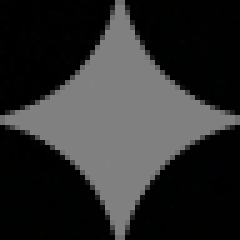
#> input picture internal/skills/defaults/ppt-master/scripts/assets/bg_48.png, 48 x 48 px (shown 5 times larger)
$ python gemini_watermark_remover.py ../../ppt-master/scripts/assets/bg_48.png
#> lines starting #> are read from the running program, lines starting #| are printed output that depends on the picture
### internal/skills/defaults/image-gen/scripts/console_encoding.py
#!/usr/bin/env python3
"""Console encoding helpers for PPT Master CLI scripts."""

from __future__ import annotations

import io
import sys
from typing import TextIO


def _reconfigure_stream(stream: TextIO) -> TextIO:
    try:
        stream.reconfigure(encoding="utf-8", errors="replace")
        return stream
    except AttributeError:
        buffer = getattr(stream, "buffer", None)
        if buffer is None:
            return stream
        return io.TextIOWrapper(buffer, encoding="utf-8", errors="replace")
    except (OSError, ValueError):
        return stream


def configure_utf8_stdio() -> None:
    """Use UTF-8 for CLI stdout/stderr, including Windows non-UTF-8 locales."""
    sys.stdout = _reconfigure_stream(sys.stdout)
    sys.stderr = _reconfigure_stream(sys.stderr)

### internal/skills/defaults/image-gen/scripts/gemini_watermark_remover.py
#!/usr/bin/env python3
# /// script
# requires-python = ">=3.11"
# dependencies = ["Pillow>=9.0.0", "numpy>=1.20.0"]
# ///
"""
PPT Master - Gemini Watermark Remover

Removes the watermark logo from the bottom-right corner of Gemini-generated images.
Uses a reverse blending algorithm to restore original pixels.

Usage:
    uv run scripts/gemini_watermark_remover.py <image_path>
    uv run scripts/gemini_watermark_remover.py <image_path> -o output_path.png

Examples:
    uv run scripts/gemini_watermark_remover.py projects/demo/images/bg_01.png
    uv run scripts/gemini_watermark_remover.py image.jpg -o image_clean.jpg

Dependencies:
    pip install Pillow numpy

Notes:
    - Supports PNG, JPG, JPEG formats
    - Automatically detects watermark size (48px or 96px)
    - Output file defaults to adding an _unwatermarked suffix
"""

import sys
import argparse
from pathlib import Path

# Import modules from the same directory
sys.path.insert(0, str(Path(__file__).parent))

from console_encoding import configure_utf8_stdio

configure_utf8_stdio()

import numpy as np
from PIL import Image

# Algorithm parameters
ALPHA_THRESHOLD = 0.002  # Alpha threshold; values below this are not processed
MAX_ALPHA = 0.99  # Maximum alpha value to prevent division by zero
LOGO_VALUE = 255  # Logo pixel value (white)
LARGE_IMAGE_THRESHOLD = 1024
LARGE_LOGO_SIZE = 96
SMALL_LOGO_SIZE = 48
LARGE_MARGIN = 64
SMALL_MARGIN = 32

# Watermark background image paths
SCRIPT_DIR = Path(__file__).parent
BG_48_PATH = SCRIPT_DIR / "assets" / "bg_48.png"
BG_96_PATH = SCRIPT_DIR / "assets" / "bg_96.png"


def detect_watermark_config(width: int, height: int) -> dict[str, int]:
    """
    Detect watermark configuration based on image dimensions

    Args:
        width: Image width
        height: Image height

    Returns:
        Configuration dict containing logo_size, margin_right, margin_bottom
    """
    if width > LARGE_IMAGE_THRESHOLD and height > LARGE_IMAGE_THRESHOLD:
        return {
            "logo_size": LARGE_LOGO_SIZE,
            "margin_right": LARGE_MARGIN,
            "margin_bottom": LARGE_MARGIN,
        }
    return {
        "logo_size": SMALL_LOGO_SIZE,
        "margin_right": SMALL_MARGIN,
        "margin_bottom": SMALL_MARGIN,
    }


def calculate_watermark_position(width: int, height: int, config: dict[str, int]) -> dict[str, int]:
    """
    Calculate watermark position

    Args:
        width: Image width
        height: Image height
        config: Watermark configuration

    Returns:
        Position dict containing x, y, width, height
    """
    logo_size = config["logo_size"]
    return {
        "x": width - config["margin_right"] - logo_size,
        "y": height - config["margin_bottom"] - logo_size,
        "width": logo_size,
        "height": logo_size,
    }


def calculate_alpha_map(bg_image: Image.Image) -> np.ndarray:
    """
    Calculate the alpha channel map from the watermark background image

    Args:
        bg_image: Watermark background PNG image

    Returns:
        Alpha map array (range 0-1)
    """
    bg_array = np.array(bg_image.convert("RGB"), dtype=np.float32)
    max_channel = np.max(bg_array, axis=2)
    return max_channel / 255.0


def remove_watermark(image: Image.Image, alpha_map: np.ndarray, position: dict) -> Image.Image:
    """
    Remove watermark using a reverse blending algorithm

    Args:
        image: Original image
        alpha_map: Alpha map array
        position: Watermark position

    Returns:
        Image with watermark removed
    """
    img_array = np.array(image.convert("RGBA"), dtype=np.float32)
    x, y, w, h = position["x"], position["y"], position["width"], position["height"]

    for row in range(h):
        for col in range(w):
            alpha = alpha_map[row, col]
            if alpha < ALPHA_THRESHOLD:
                continue
            alpha = min(alpha, MAX_ALPHA)
            one_minus_alpha = 1.0 - alpha

            img_y, img_x = y + row, x + col
            for c in range(3):
                watermarked = img_array[img_y, img_x, c]
                original = (watermarked - alpha * LOGO_VALUE) / one_minus_alpha
                img_array[img_y, img_x, c] = np.clip(original, 0, 255)

    return Image.fromarray(img_array.astype(np.uint8))


def process_image(input_path: Path, output_path: Path | None = None, verbose: bool = True) -> Path:
    """
    Process a single image to remove its watermark

    Args:
        input_path: Input image path
        output_path: Output image path (optional)
        verbose: Whether to output detailed information

    Returns:
        Output file path
    """
    image = Image.open(input_path)
    width, height = image.size

    config = detect_watermark_config(width, height)
    position = calculate_watermark_position(width, height, config)

    if verbose:
        print(f"  Image size: {width} x {height}")
        print(f"  Watermark size: {config['logo_size']} x {config['logo_size']}")
        print(f"  Watermark position: ({position['x']}, {position['y']})")

    bg_path = BG_96_PATH if config["logo_size"] == 96 else BG_48_PATH

    if not bg_path.exists():
        print(f"Error: Watermark background image not found: {bg_path}")
        sys.exit(1)

    bg_image = Image.open(bg_path)
    alpha_map = calculate_alpha_map(bg_image)

    result = remove_watermark(image, alpha_map, position)

    if output_path is None:
        stem = input_path.stem
        suffix = input_path.suffix or ".png"
        output_path = input_path.parent / f"{stem}_unwatermarked{suffix}"

    if output_path.suffix.lower() in (".jpg", ".jpeg"):
        result = result.convert("RGB")

    result.save(output_path)
    return output_path


def main() -> None:
    """Run the CLI entry point."""
    parser = argparse.ArgumentParser(
        description='PPT Master - Gemini Watermark Remover',
        formatter_class=argparse.RawDescriptionHelpFormatter,
        epilog='''
Examples:
    %(prog)s projects/demo/images/bg_01.png
    %(prog)s image.jpg -o image_clean.jpg

Notes:
    - Automatically detects watermark size (96px for large images, 48px for small)
    - Supports PNG, JPG, JPEG formats
    - Output file defaults to adding an _unwatermarked suffix
'''
    )

    parser.add_argument('input', type=Path, help='Input image path')
    parser.add_argument('-o', '--output', type=Path, default=None, help='Output image path')
    parser.add_argument('-q', '--quiet', action='store_true', help='Quiet mode')

    args = parser.parse_args()

    if not args.input.exists():
        print(f"Error: File not found: {args.input}")
        sys.exit(1)

    verbose = not args.quiet
    if verbose:
        print("PPT Master - Gemini Watermark Remover")
        print("=" * 40)
        print(f"  Input file: {args.input}")

    output = process_image(args.input, args.output, verbose=verbose)
#> in process_image, image is the input picture: PIL image 48x48 RGB; mean R, G, B 45.7, 45.9, 45.8
#|   Image size: 48 x 48
#|   Watermark size: 48 x 48
#|   Watermark position: (-32, -32)
#> after the loop in remove_watermark, `for row in range(h):`:
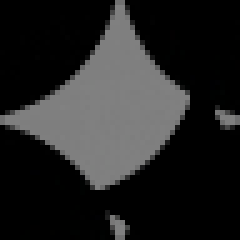
#> img_array: shape (48, 48, 4) float32 (shown 5 times larger); mean R, G, B, A 36.8, 36.9, 36.8, 255

    if verbose:
        print()
        print(f"[Done] Saved to: {output}")


if __name__ == "__main__":
    main()
